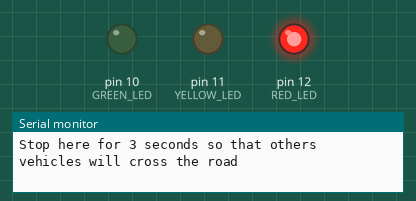
A sketch run on a simulated Arduino Uno, built with avr-gcc and run on an emulated ATmega328P. Parts: output pins drawn as LEDs (lit = HIGH), the last lines printed to the serial monitor.

Above: at 1.5 s.
At 4.5 s:
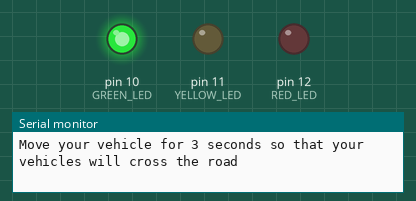
At 6.5 s:
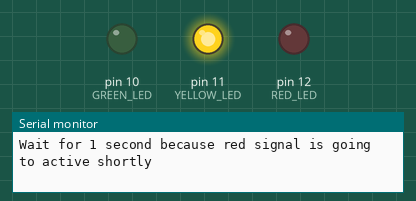
Timing chart, 0 to 9.1 s (numbered marks = the images above):
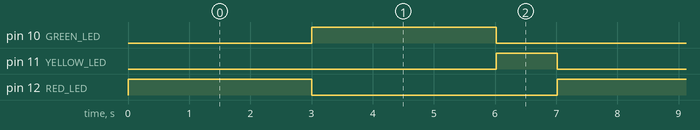

Measured:
- by itself, pin 10 (GREEN_LED), pin 12 (RED_LED): alternates HIGH for 3.0 s and LOW for 4.0 s
- by itself, pin 11 (YELLOW_LED): alternates HIGH for 1.0 s and LOW for 6.0 s
- by itself, everything shown: repeats every 7.0 s, in 3 steps

The sketch:

Smart_traffic_light_system.ino
```cpp
#define RED_LED  12 // storing pin number 12 inside RED_LED variable for readabilility

#define YELLOW_LED  11 // storing pin number 11 inside YELLOW_LED variable for readabilility

#define GREEN_LED  10 // storing pin number 10 inside GREEN_LED variable for readabilility

void setup()
{
  Serial.begin(9600); //starting serial communication

  pinMode(RED_LED, OUTPUT); // setting red led to output so that it will glow

  pinMode(YELLOW_LED, OUTPUT); // setting yellow led to output so that it will glow

  pinMode(GREEN_LED, OUTPUT); // setting green led to output so that it will glow


// Turning off all the leds so that led will not glow at the time of starting

  digitalWrite(RED_LED,LOW);

  digitalWrite(YELLOW_LED,LOW);

  digitalWrite(GREEN_LED,LOW);

}

void loop()
{
  //red signal on for 3 second

  digitalWrite(RED_LED,HIGH); // red led on

// Printing on serial monitor for debugging purpose

  Serial.println("Stop here for 3 seconds so that others vehicles will cross the road");

  digitalWrite(YELLOW_LED,LOW); //yellow led off

  digitalWrite(GREEN_LED,LOW); // green led off

  delay(3000); // wait for 3 second

  //green signal on for 3 second

  digitalWrite(RED_LED,LOW); //red led off

  digitalWrite(YELLOW_LED,LOW); // yellow led off

  digitalWrite(GREEN_LED,HIGH); // green led on

// Printing on serial monitor for debugging purpose

  Serial.println("Move your vehicle for 3 seconds so that your vehicles will cross the road ");

  delay(3000); // wait for 3 seconds

  // yellow signal on for 1 second

  digitalWrite(GREEN_LED,LOW); // green led off

  digitalWrite(RED_LED,LOW); // red led off

  digitalWrite(YELLOW_LED,HIGH); // yellow led on

// Printing on serial monitor for debugging purpose

  Serial.println("Wait for 1 second because red signal is going to active shortly");

  delay(1000); // wait for 1 second


}
```
